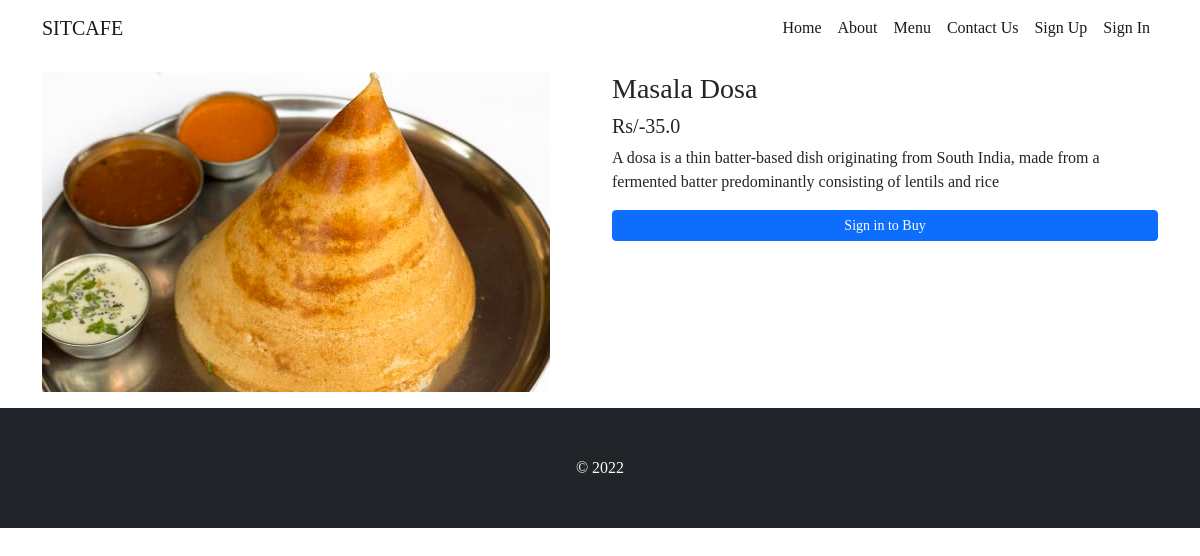
/food/details/4/, run on the app's committed database.
### food/models.py (models this page shows, shortened)
class Food(models.Model):
    category = models.ForeignKey(Cuisine, on_delete = models.DO_NOTHING)
    name = models.CharField(max_length=100)
    price = models.FloatField()
    description = models.TextField()
    secondary_description = models.TextField(blank=True)
    is_available = models.BooleanField(default=True)
    photo = models.ImageField(upload_to='food_images/')

### food/views.py (the view)
# urls.py: path('details/<int:id>/',views.details, name="details"),
def details(request, id):
    food = Food.objects.get(id=id)
    context = {
        'food' :food
    }
    return render(request, 'food/details.html', context)

### templates/food/details.html (shortened to what this page needs)
{% extends 'base.html' %}
{% load static %}
{% block css %}
    <link rel="stylesheet" href="{% static 'css/cart-style.css'%}">
{% endblock css %}
{% block content %}
<div class="container">
    <div class="row my-3">
        <div class="col-md-6">
            <img src="{{food.photo.url}}" alt="{{food.name}}" class="img-fluid">
        </div>
        <div class="col-md-6">
            <h3 class="h3">{{food.name}}</h3>
            <h5 class="h5">Rs/-{{food.price}}</h5>
            <p class="text-lead">{{food.description}}</p>
            <div class="my-2">
                {% if food.is_available %}
                    {% if user.is_authenticated %}
                        <form action="{% url 'add_to_cart'%}" method="POST">
                            {% csrf_token %}
                            <input type="hidden" name="food_id" value="{{food.id}}">
                            <div class="input-group mb-3">
                                <button class="btn btn-outline-secondary" type="button" onclick="decrement()">-</button>
                                <input type="text" class="quantity" id="quantity" name="quantity" value="1" readonly>
                                <button class="btn btn-outline-secondary" type="button" onclick="increment()">+</button>
                            </div>
                            <input type="submit" value="Add to cart" class="btn btn-primary w-100">
                        </form>
                    {% else %}
                        <a href="{% url 'signin' %}" class="btn btn-primary btn-sm w-100">Sign in to Buy</a>
                    {% endif %}
                {% else %}
                    <p class="text-danger">Currently Unavailable</p>
                {% endif %}
            </div>
        </div>
    </div>
</div>
{% endblock content %}

### static/css/base-style.css (style rules this page uses)
body { font-family: 'Merriweather', serif; }

### data on the page
Food: photo (picture), name "Masala Dosa", price "35.0", description "A dosa is a thin batter-based dish originating from South India, made from a fermented batter predominantly consisting of lentils and rice"
